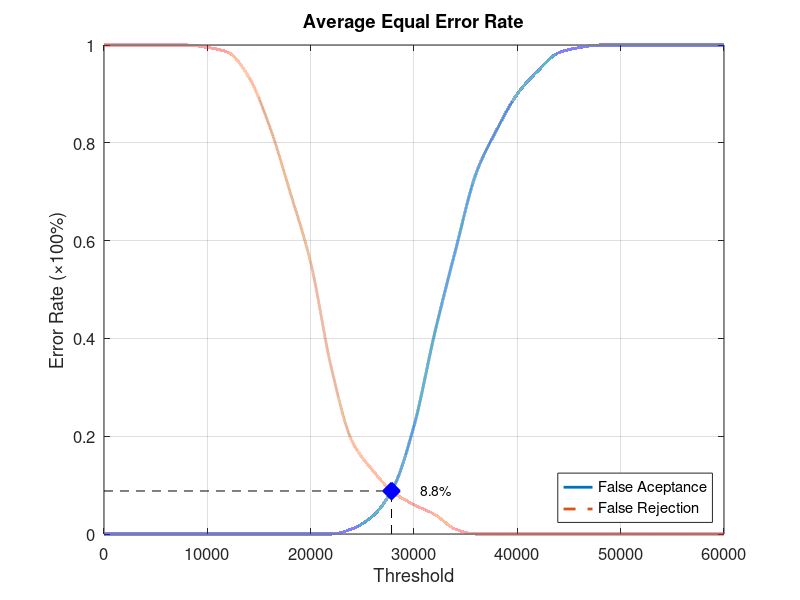
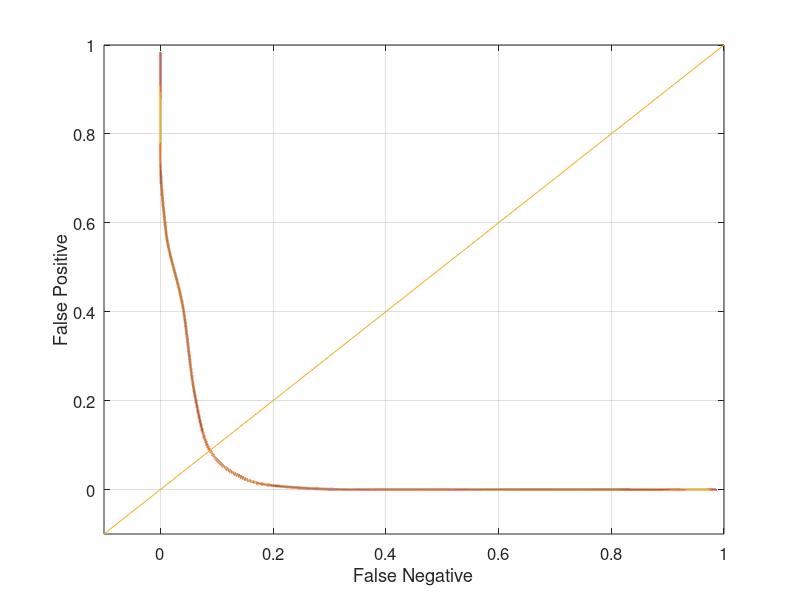

The MATLAB source for these figures, in order:
function yEER = Database5_3
close all;
clear;
clc;
x = 0:2000:60000;
xq = 0:0.5:60000;

y0 = [0 0 0 0 0 0 0 0 0 0 0 0 0.0105263 0.0368421 0.0947368 0.221053 0.410526 0.578947 0.736842 0.826316 0.9 0.947368 0.984211 0.994737 1 1 1 1 1 1 1];
yy0 = interp1(x, y0, xq, 'pchip');
y1 = [1 1 1 1 1 0.995 0.985 0.935 0.835 0.7 0.555 0.34 0.19 0.13 0.085 0.06 0.04 0.01 0 0 0 0 0 0 0 0 0 0 0 0 0];
yy1 = interp1(x, y1, xq, 'pchip');

% Calculating EER: 
y2 = abs(y0 - y1);
find(y2 == min(y2))
yy2 = abs(yy0 - yy1);
xEER = find(yy2 == min(yy2));
xEERIndex = xq(xEER) % X-axis EER
yEER = yy0(xEER) % Y-axis EER

main = figure
plot(xq, yy0,'-','LineWidth', 2);	hold on
plot(xq, yy1,'--','LineWidth', 2);	hold on
plot([xEERIndex xEERIndex], [0 yEER], 'k--');	hold on
plot([0 xEERIndex], [yEER yEER], 'k--');	hold on
plot(xEERIndex, yEER, 'bx', 'LineWidth', 10);	hold on
text(xEERIndex + 10 * xEERIndex / 100, yEER, [num2str(round((10000 * yEER)) / 100) '%'])
legend('False Aceptance', 'False Rejection', 'Location', 'SouthEast')
xlabel('Threshold')
ylabel('Error Rate (\times100%)')
title('Average Equal Error Rate')
set(gca, 'FontSize', 12)
axis([0 60000 0 1])
grid on

print(main, 'Database5_3Main', '-dpng');
FNRxFPR = figure('Color', [1 1 1]);
plot(yy1, yy0, '-', yy1, yy0, 'LineWidth', 2);
hold on
y = -0.1:0.1:1
plot(y, y); 
set(gca, 'FontSize', 12)
xlabel('False Negative')
ylabel('False Positive')
axis([-0.1 1 -0.1 1])
set(gca, 'FontSize', 12)
grid on

print(FNRxFPR, 'Database5_3FNRxFPR','-dpng');
end
